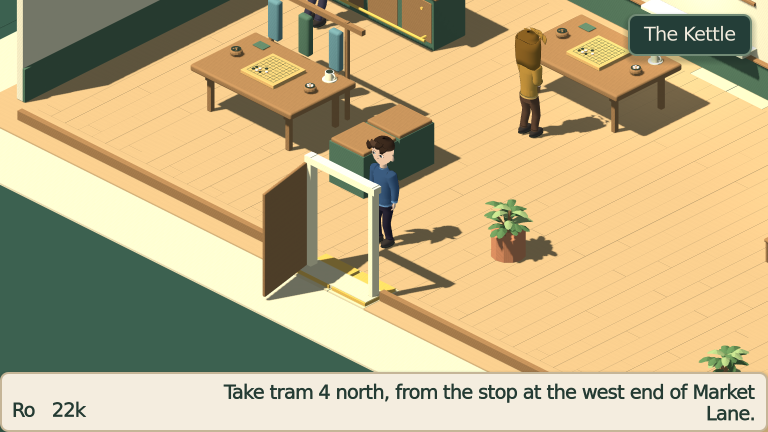
#> input picture docs/campaign_next/campaign/03_de_ketel_from_street.png, 1536 x 864 px, given in place of 03_nigiri_call.png, which was not available (shown at 1/2 size)
$ python package.py
#> lines starting #> are read from the running program, lines starting #| are printed output that depends on the picture; pictures that were not available may be replaced by others from this repository, and a replacement may not be noted
"""Rebuild review sheets and normal-speed chapters from the final captured evidence."""
import subprocess, sys
from pathlib import Path
from PIL import Image, ImageDraw, ImageFont

ROOT=Path(__file__).resolve().parents[2]
OUT=ROOT/'docs/campaign_next'
CACHE=Path.home()/'.cache/ninepoint-campaign-next'
font=ImageFont.truetype(str(ROOT/'art/fonts/DejaVuSans.ttf'),22)
def media(*args):
    subprocess.run([sys.executable,'tools/campaign_next/media.py',*args],cwd=ROOT,check=True)

for source,name,trim in [('environments','environments',0),('cast','cast',.1),('movement','movement',.1),('kettle_next','wren-match',0)]:
    raw=CACHE/(source+'.avi');movie=OUT/(name+'.mp4')
    if not movie.exists() or movie.stat().st_mtime<raw.stat().st_mtime:
        media('--movie',str(raw),name,'--trim-end',str(trim))
media('--compare')
for name in ['03_nigiri_call']:
    sheet=Image.new('RGB',(1536,478),'#eee5d2');draw=ImageDraw.Draw(sheet)
#> after `sheet = Image.new('RGB', (1536, 478), '#eee5d2')`:
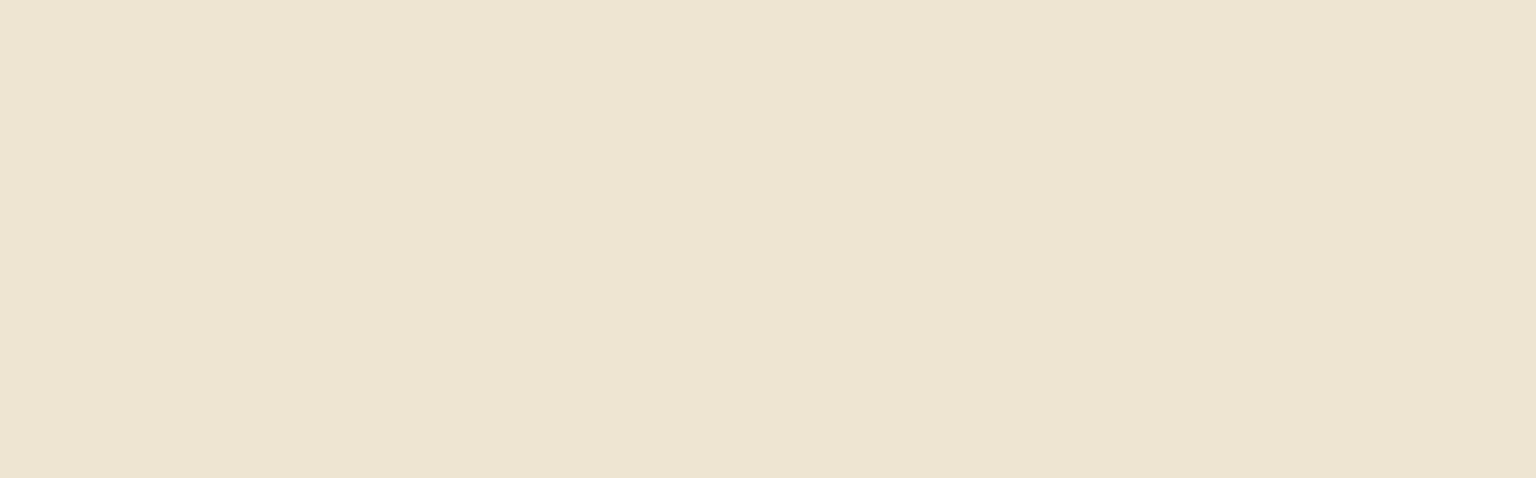
#> sheet: PIL image 1536x478 RGB; mean R, G, B 238, 229, 210
    for col,(folder,label) in enumerate([('baseline-board','CURRENT MAIN'),('table_nigiri','CAMPAIGN PREVIEW')]):
        source=OUT/folder/(name+'.png')
        draw.text((col*768+16,10),label,font=font,fill='#30483b')
        sheet.paste(Image.open(source).convert('RGB').resize((768,432),Image.Resampling.LANCZOS),(col*768,46))
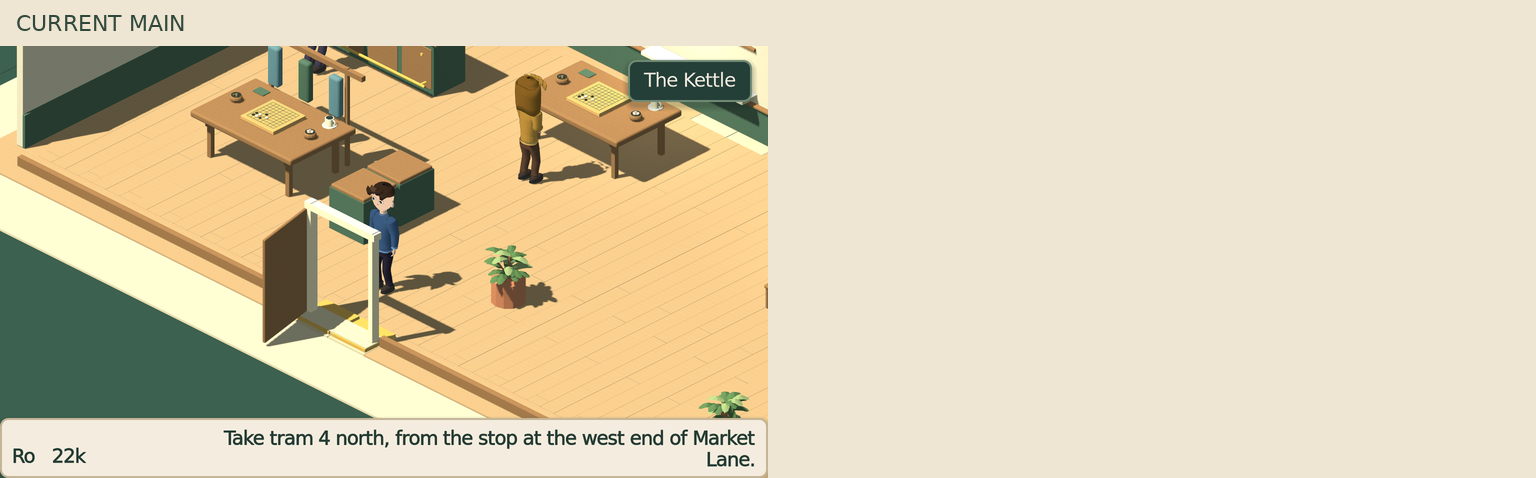
#> sheet: PIL image 1536x478 RGB; mean R, G, B 216.9, 204.4, 175.1
    sheet.save(OUT/'comparisons'/('board_'+name[3:]+'.jpg'),quality=92)
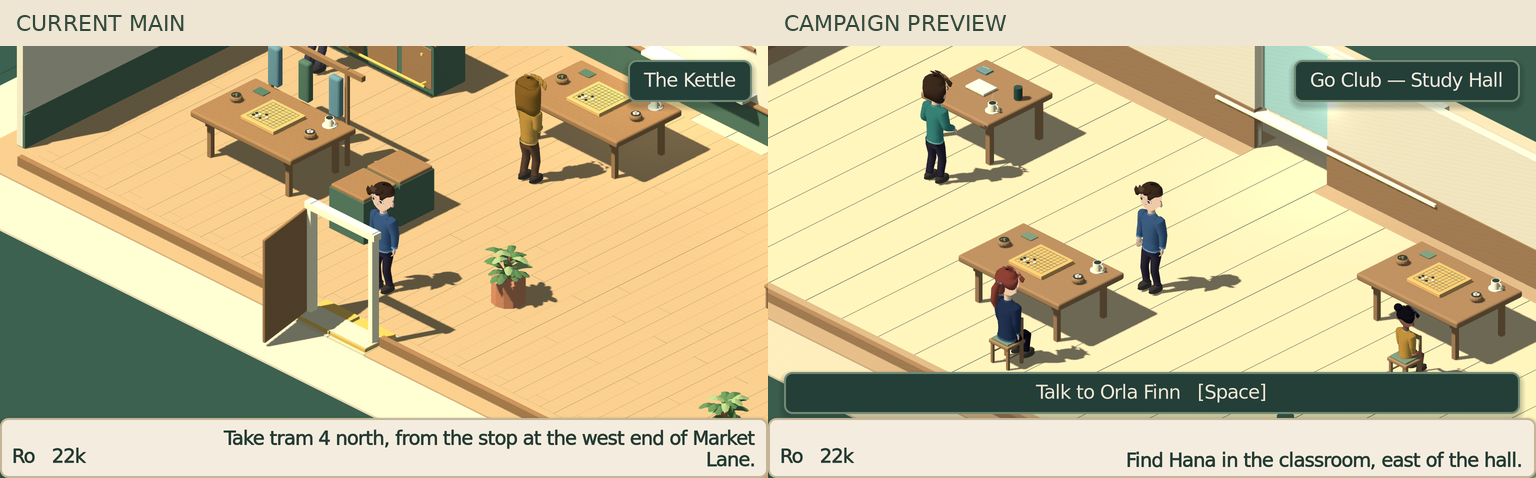
#> saved as board_nigiri_call.jpg: PIL image 1536x478 RGB; mean R, G, B 198.1, 186.8, 149.4
for pattern,name in [('cast/body_*.png','body-sheet'),('cast/pose_*_run.png','running-sheet'),('portraits/*.png','portrait-sheet'),('match-cast/*.png','match-sheet'),('campaign/*.png','environment-sheet'),('table_adoption/*.png','boards-sheet'),('capture_practice/*.png','capture-sheet')]:
#> (the run stopped early here; a loop or call above may not have finished)

$ run again, on docs/campaign_next/campaign/16_park_foliage.png
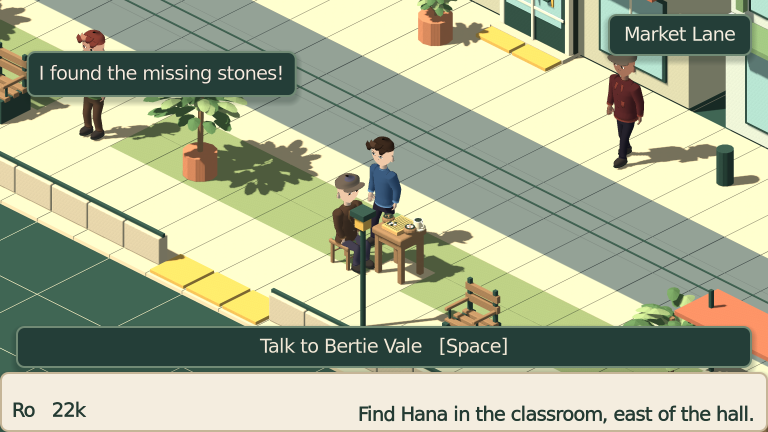
#> input picture docs/campaign_next/campaign/16_park_foliage.png, 1536 x 864 px, given in place of 03_nigiri_call.png, which was not available (shown at 1/2 size)
#> `sheet.paste(Image.open(source).convert('RGB').resize((768,432),Image.R..`:
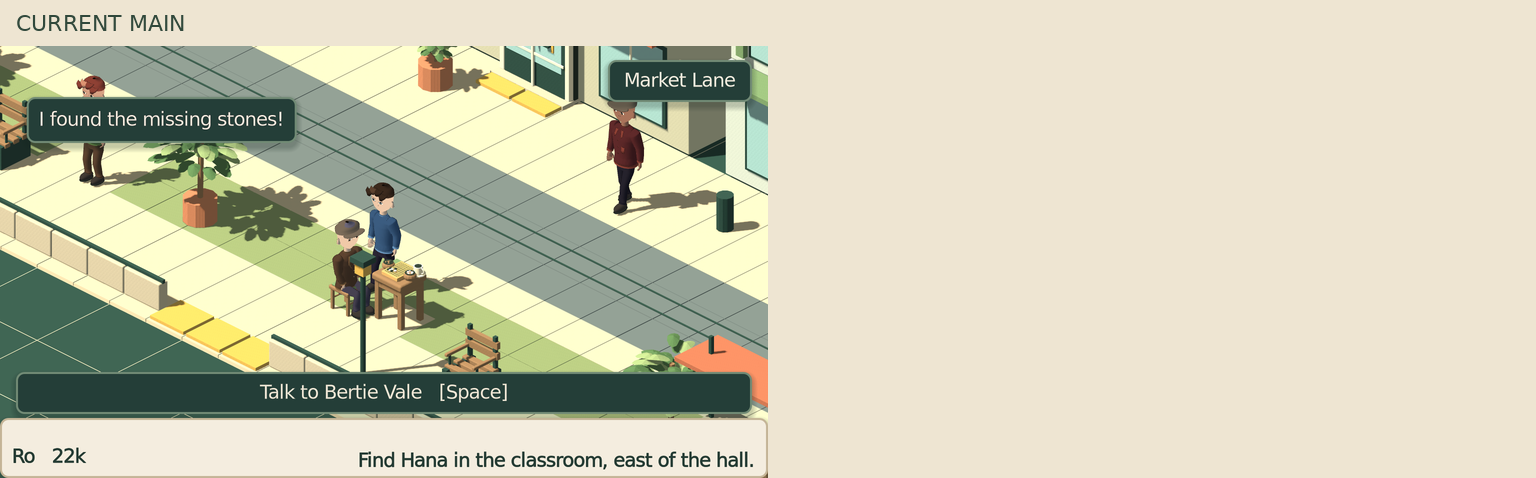
#> sheet: PIL image 1536x478 RGB; mean R, G, B 205.8, 204, 180.8
#> `sheet.save(OUT/'comparisons'/('board_'+name[3:]+'.jpg'),quality=92)`:
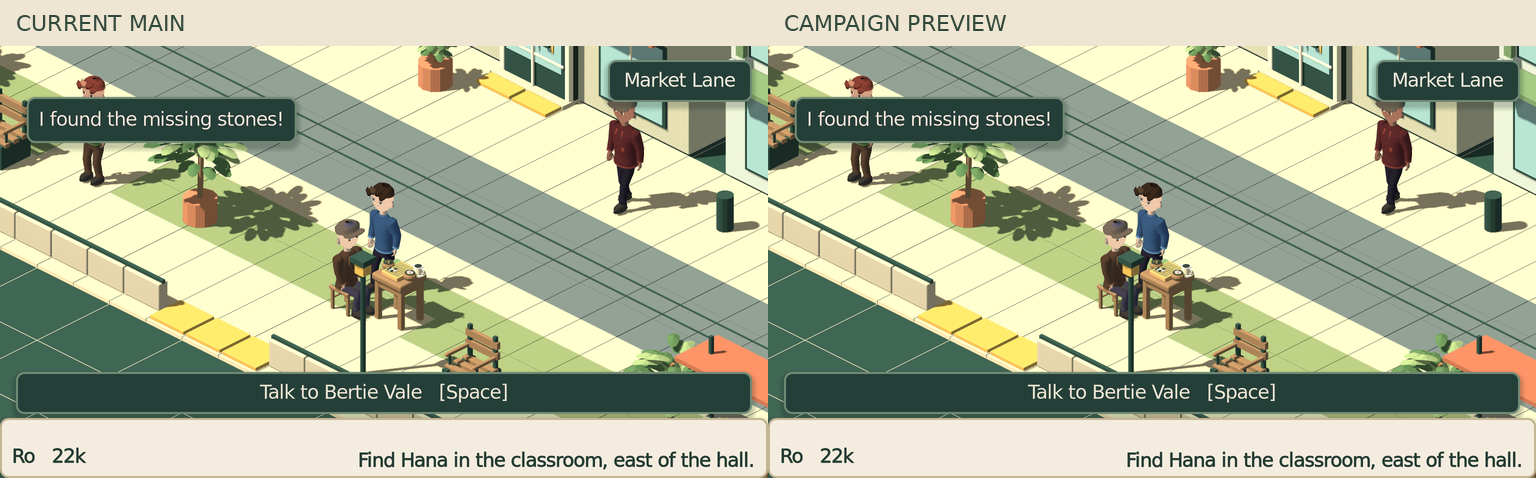
#> saved as board_nigiri_call.jpg: PIL image 1536x478 RGB; mean R, G, B 173.6, 179, 151.6
